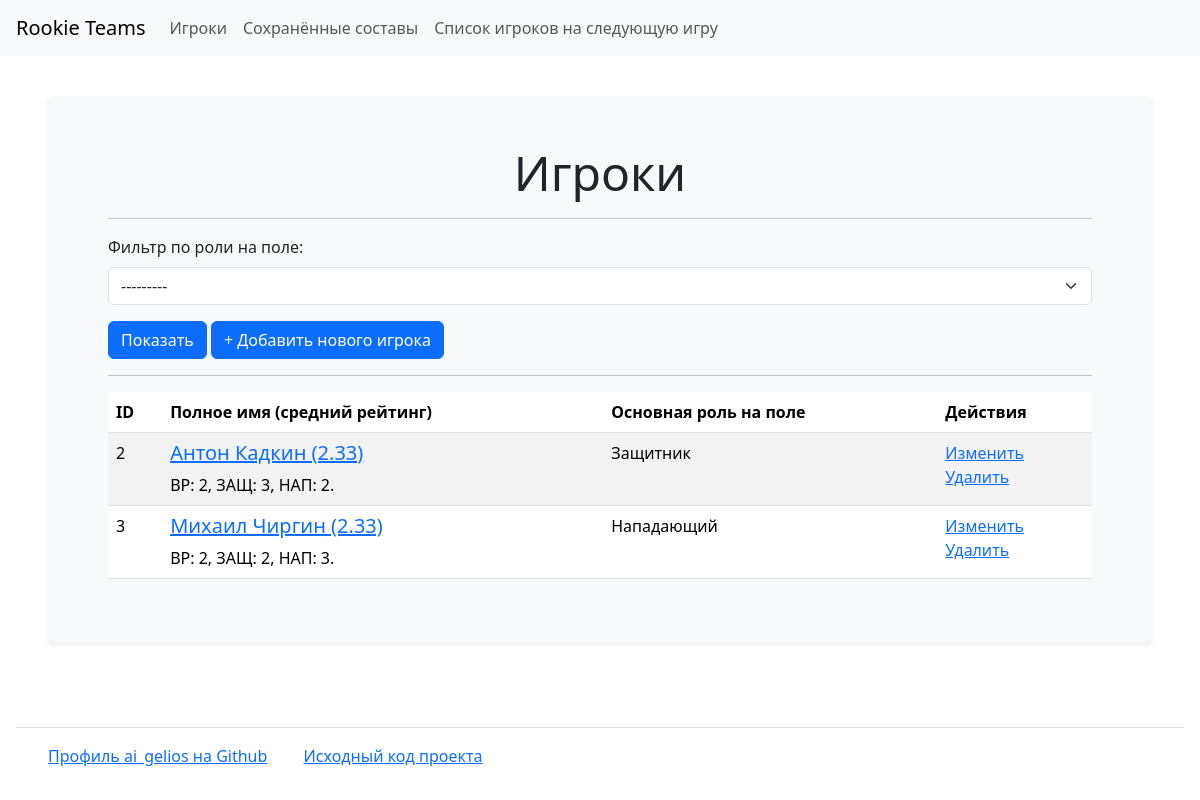
Before: /players/ with the older database file.
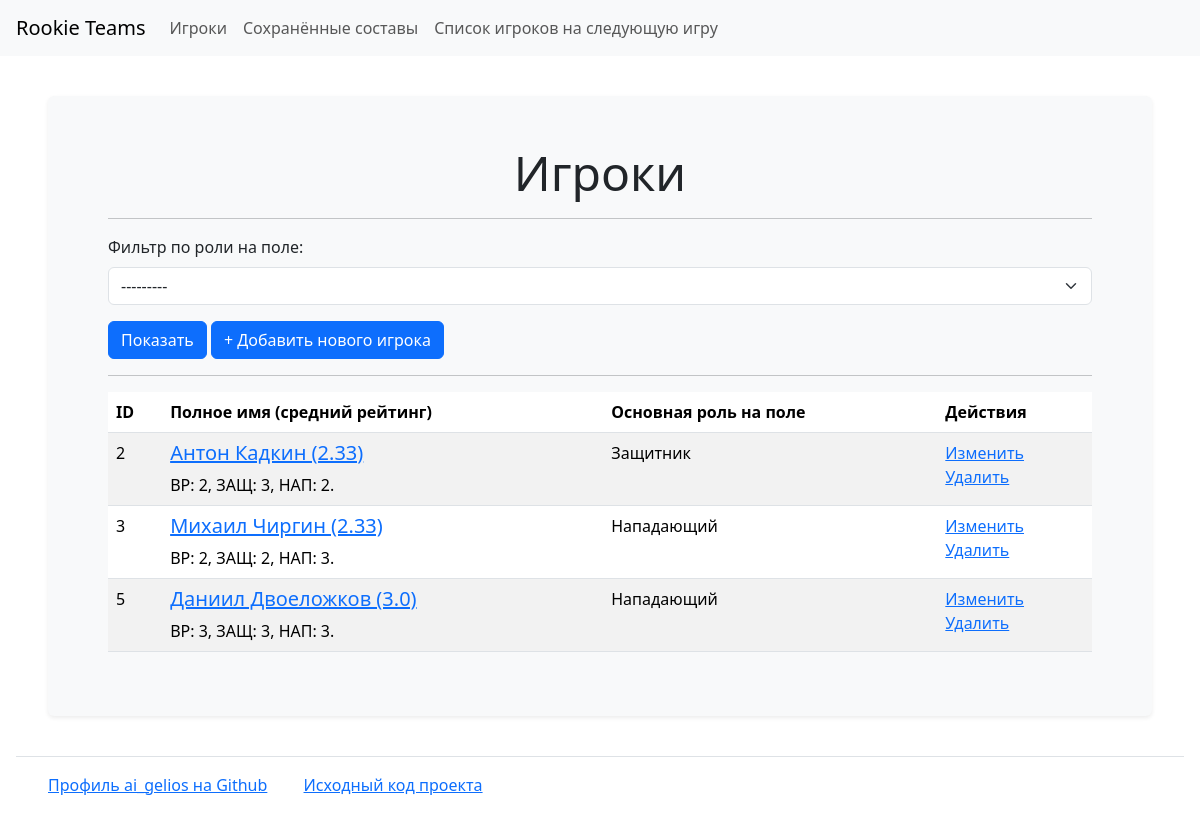
After: the same page with the newer database file.
### rooky_teams/players/models.py (models this page shows)
class Player(models.Model):
    first_name = models.CharField(
        max_length=64,
    )
    last_name = models.CharField(
        max_length=64,
    )
    role = models.ForeignKey(
        to=Role,
        on_delete=models.PROTECT,
        blank=False,
        null=False,
        related_name='role'
    )
    gk_skill = models.ForeignKey(
        to=SkillLevel,
        on_delete=models.PROTECT,
        blank=False,
        null=False,
        related_name='gk_skill'
    )
    def_skill = models.ForeignKey(
        to=SkillLevel,
        on_delete=models.PROTECT,
        blank=False,
        null=False,
        related_name='def_skill'
    )
    off_skill = models.ForeignKey(
        to=SkillLevel,
        on_delete=models.PROTECT,
        blank=False,
        null=False,
        related_name='off_skill'
    )
    @property
    def avg_skill(self):
        return round(sum((
            self.gk_skill.value,
            self.def_skill.value,
            self.off_skill.value,
        )) / 3, 2)
    def __str__(self):
        return f'{self.first_name} {self.last_name} ({self.avg_skill})'

### rooky_teams/skills/models.py (models this page shows, shortened)
class SkillLevel(models.Model):
    value = models.IntegerField()

### rooky_teams/roles/models.py (models this page shows)
class Role(models.Model):
    name = models.CharField(
        max_length=64,
        unique=True,
        blank=False,
    )
    def __str__(self):
        return ROLES.get(self.name)

### rooky_teams/players/views.py (the view)
# urls.py: path('', PlayersIndexView.as_view(), name='players_index'),
class PlayersIndexView(FilterView):
    template_name = 'players/index.html'
    model = Player
    filterset_class = PlayerFilterSet

### rooky_teams/templates/players/index.html
{% extends "home.html" %}
{% load i18n %}
{% load django_bootstrap5 %}
{% block content %}
<main>
    <div class="container wrapper flex-grow-1">
        <h2 class="text-center display-5">{% translate "Players" %}</h2>
        <hr>
        <div class="card-body bg-white">
            <form class="form-inline center bg-light" method="get">
                    {% bootstrap_form filter.form field_class="bg-light ml-2 mr-3" %}
                    {% translate "Show" as button_name %}
                    {% bootstrap_button button_name button_type="submit" button_class="btn btn-primary" %}
                    <a class="btn btn-primary" href="{% url 'player_create' %}">{% translate 'Add new player' %}</a>
            </form>
        </div>
        <hr>
        <table class="table table-striped">
            <thead>
                <tr>
                    <th>ID</th>
                    <th>{% translate "Player name (average skill)" %}</th>
                    <th>{% translate "Role on the field" %}</th>
                    <th>{% translate "Actions" %}</th>
                </tr>
            </thead>
            <tbody>
                {% for player in object_list %}
                <tr>
                    <td>{{ player.id }}</td>
                    <td>
                        <h5><a href="{% url 'player_details' player.id %}">{{ player }}</a></h5>
                        {% translate 'GK:' %} {{ player.gk_skill.value }},
                        {% translate 'DEF:' %} {{ player.def_skill.value }},
                        {% translate 'FRW:' %} {{ player.off_skill.value }}.
                    </td>
                    <td>{{ player.role }}</td>
                    <td>
                        <a href="{% url 'player_update' player.id %}">{% translate "Update" %}</a>
                        <br>
                        <a href="{% url 'player_delete' player.id %}">{% translate "Delete" %}</a>
                    </td>
                </tr>
                {% endfor %}
            </tbody>
        </table>
    </div>
</main>
{% endblock %}

Changed rows visible on the page:
added Player: id "5", first_name+last_name+gk_skill "Даниил Двоеложков (3.0)", gk_skill.value "3", def_skill.value "3", off_skill.value "3", role "Нападающий"
